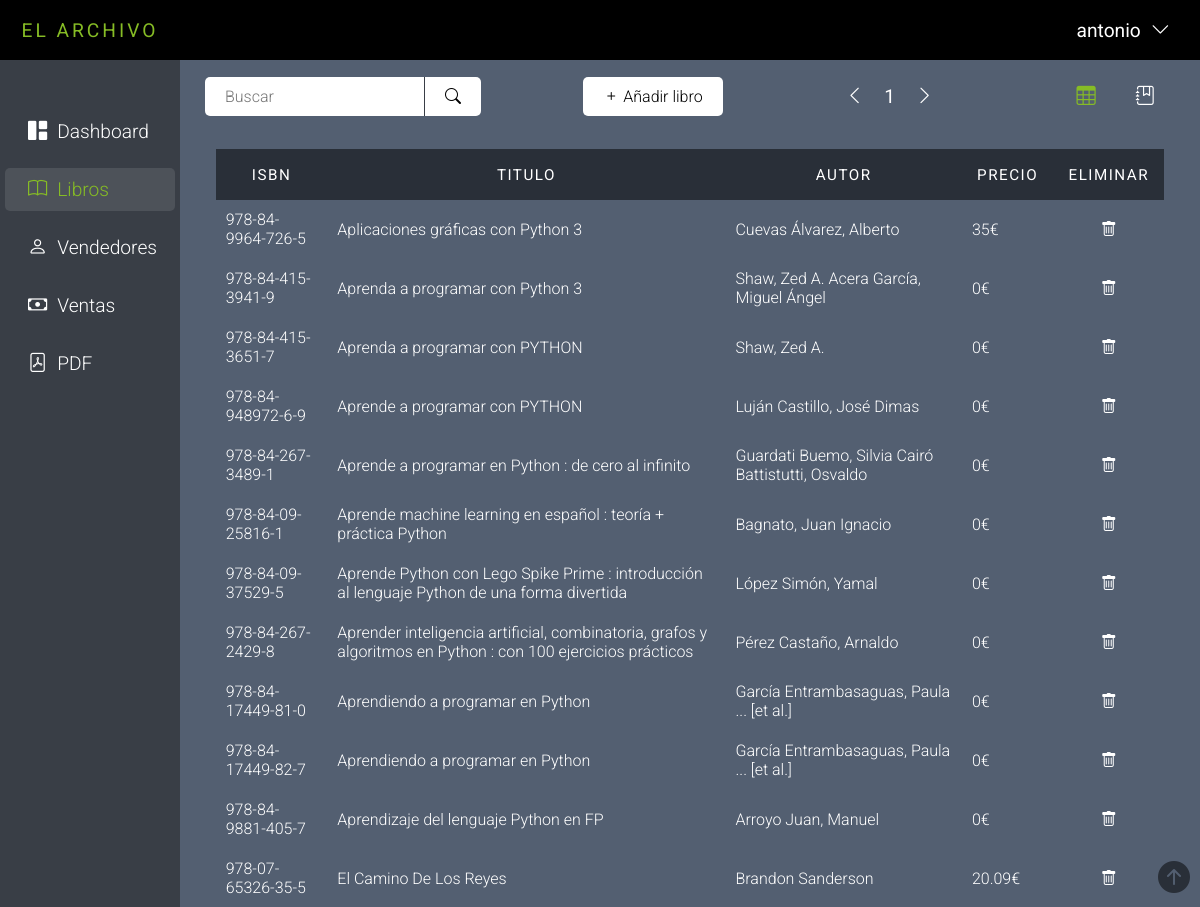
Before: /views/booksTable.php?page=1 (signed in) with the older database file.
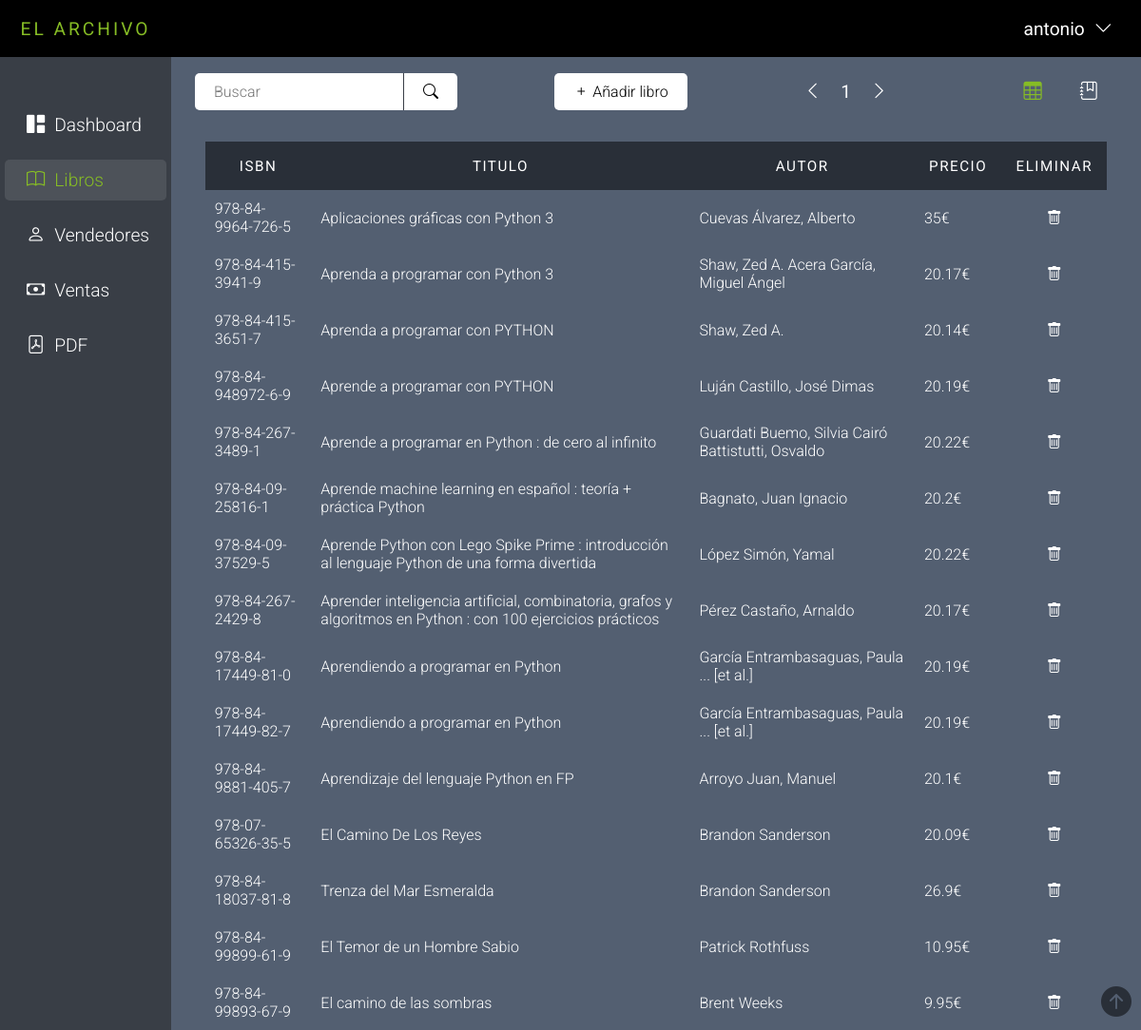
After: the same page with the newer database file.
### tables this page shows
CREATE TABLE `libros` (
  `codigo` int(2) NOT NULL,
  `isbn` varchar(17) DEFAULT NULL,
  `titulo` varchar(108) DEFAULT NULL,
  `autor` varchar(49) DEFAULT NULL,
  `editorial` varchar(78) DEFAULT NULL,
  `precio` int(11) DEFAULT NULL,
  `portada` varchar(100) NOT NULL
);

### includes/conexion.php (called while the page is built)
<?php
    class Conexion{
        private $host;
        private $bbdd;
        private $user;
        private $pass;
        public function __construct(){
            $this -> host = "localhost";
            $this -> bbdd = "libreria";
            $this -> user = "root";
            $this -> pass = "rootpass123";
        }
        function conectar(){
            try{
                $conexion = new PDO('mysql:host='.$this->host.';dbname='.$this->bbdd,$this->user,$this->pass);
                $conexion->exec("SET CHARACTER SET utf8");
                return $conexion;
            }catch(Exception $e){
                echo "No se ha podido conectar con la base de datos" . $e->getMessage();
            }
        }
    }
?>

### views/booksTable.php (the view, shortened to what the changed rows need)
<?php
if (!isset($_GET['page'])) {
    if (isset($_GET['search']) && $_GET['search'] != "") {
        header("location: booksTable.php?page=1&search=$search");
    } else {
        header('location: booksTable.php?page=1');
    }
} else {
    $page = $_GET['page'];
}
include_once "../includes/conexion.php";
$conexion = new Conexion();
$limitInit = ($page - 1) * 15;
if (isset($_GET['search']) && $_GET['search'] != "") {
    $search = $_GET['search'];
    $maxRows = $conexion->conectar()->prepare("SELECT COUNT(*) FROM libros WHERE titulo LIKE '%$search%' OR autor LIKE '%$search%' OR editorial LIKE '%$search%'");
    $maxRows->execute();
    $maxRows = $maxRows->fetch(PDO::FETCH_NUM);
    $maxRows = $maxRows[0];
    $limitInit = ($page - 1) * 15;
    $consulta = $conexion->conectar()->prepare("SELECT * FROM libros WHERE titulo LIKE '%$search%' OR autor LIKE '%$search%' OR editorial LIKE '%$search%' LIMIT $limitInit,15");
    $consulta->execute();
    $search = "search=$search&";
} else {
    $maxRows = $conexion->conectar()->prepare("SELECT COUNT(*) FROM libros");
    $maxRows->execute();
    $maxRows = $maxRows->fetch(PDO::FETCH_NUM);
    $maxRows = $maxRows[0];
    $consulta = $conexion->conectar()->prepare("SELECT * FROM libros LIMIT $limitInit,15");
    $consulta->execute();
}
?>
<!DOCTYPE html>
<html lang="en">
<head>
    <link rel="stylesheet" href="../styles/general_style.css">
    <link rel="stylesheet" href="../styles/books_table_style.css">
    <link rel="stylesheet" href="../styles/books_actions.css">
    <link rel="stylesheet" href="../styles/form_new_book.css">
    <link rel="stylesheet" href="../icons/bootstrap-icons.css">
</head>
<body>
    <header id="header">
        <div class="section_title_container">
            <h1>El archivo</h1>
        </div>
    </header>
    <main>
        <div class="form_actions_container" id="up_button_anchor">
            <div class="pages_container">
                <?php
                if ($page == 1 && $page == ceil($maxRows / 15)) {
                    echo "<a href='booksTable.php?page=" . ($page) . "'><i class='bi bi-chevron-left'></i></a>";
                    echo "<span>$page</span>";
                    echo "<a href='booksTable.php?page=" . ($page) . "'><i class='bi bi-chevron-right'></i></a>";
                } elseif ($page == 1) {
                    echo "<a href='booksTable.php?page=" . ($page) . "'><i class='bi bi-chevron-left'></i></a>";
                    echo "<span>$page</span>";
                    echo "<a href='booksTable.php?page=" . ($page + 1) . "'><i class='bi bi-chevron-right'></i></a>";
                } elseif ($page < ceil($maxRows / 15)) {
                    echo "<a href='booksTable.php?page=" . ($page - 1) . "'><i class='bi bi-chevron-left'></i></a>";
                    echo "<span>$page</span>";
                    echo "<a href='booksTable.php?page=" . ($page + 1) . "'><i class='bi bi-chevron-right'></i></a>";
                } else {
                    echo "<a href='booksTable.php?page=" . ($page - 1) . "'><i class='bi bi-chevron-left'></i></a>";
                    echo "<span>$page</span>";
                    echo "<a href='booksTable.php?page=" . ($page) . "'><i class='bi bi-chevron-right'></i></a>";
                }
                ?>
            </div>
        </div>
        <section class="table_view_container" id="table_container">
            <table id="table">
                <thead>
                    <tr>
                        <th>ISBN</th>
                        <th>Titulo</th>
                        <th>Autor</th>
                        <th>Precio</th>
                        <th>Eliminar</th>
                    </tr>
                </thead>
                <tbody>
                    <?php
                    while ($fila = $consulta->fetch(PDO::FETCH_ASSOC)) {
                        echo "<tr>";
                        echo "<td data-label='isbn'>" . $fila['isbn'] . "</td>";
                        echo "<td data-label='titulo'>" . $fila['titulo'] . "</td>";
                        echo "<td data-label='autor'>" . $fila['autor'] . "</td>";
                        echo "<td data-label='precio'>" . ($fila['precio'] / 100) . '€' . "</td>";
                        echo "<td data-label='eliminar'><a href='../execution/deleteLibro.php?isbn=" . $fila['isbn'] . "'><i class='bi bi-trash'></i></a></td>";
                        echo "</tr>";
                    }
                    ?>
                </tbody>
            </table>
        </section>
    </main>
</body>
</html>

Changed rows visible on the page:
changed libros "Aprenda a programar con Python 3": $fila['precio']/100 "0" → "20.17"
changed libros "Aprenda a programar con PYTHON": $fila['precio']/100 "0" → "20.14"
changed libros "Aprende a programar con PYTHON": $fila['precio']/100 "0" → "20.19"
changed libros "Aprende a programar en Python : de cero al infinito": $fila['precio']/100 "0" → "20.22"
changed libros "Aprende machine learning en español : teoría + práctica Python": $fila['precio']/100 "0" → "20.2"
changed libros "López Simón, Yamal": $fila['precio']/100 "0" → "20.22"
changed libros "Pérez Castaño, Arnaldo": $fila['precio']/100 "0" → "20.17"
changed libros (number 9 of 15 on the later page): $fila['precio']/100 "0" → "20.19"
changed libros (number 10 of 15 on the later page): $fila['precio']/100 "0" → "20.19"
changed libros "Aprendizaje del lenguaje Python en FP": $fila['precio']/100 "0" → "20.1"
added libros: isbn "978-84-18037-81-8", titulo "Trenza del Mar Esmeralda", autor "Brandon Sanderson", $fila['precio']/100 "26.9"
added libros: isbn "978-84-99899-61-9", titulo "El Temor de un Hombre Sabio", autor "Patrick Rothfuss", $fila['precio']/100 "10.95"
added libros: isbn "978-84-99893-67-9", titulo "El camino de las sombras", autor "Brent Weeks", $fila['precio']/100 "9.95"
Other visible differences:
$page: (not shown) → "1"
$page: "1" → (not shown)
